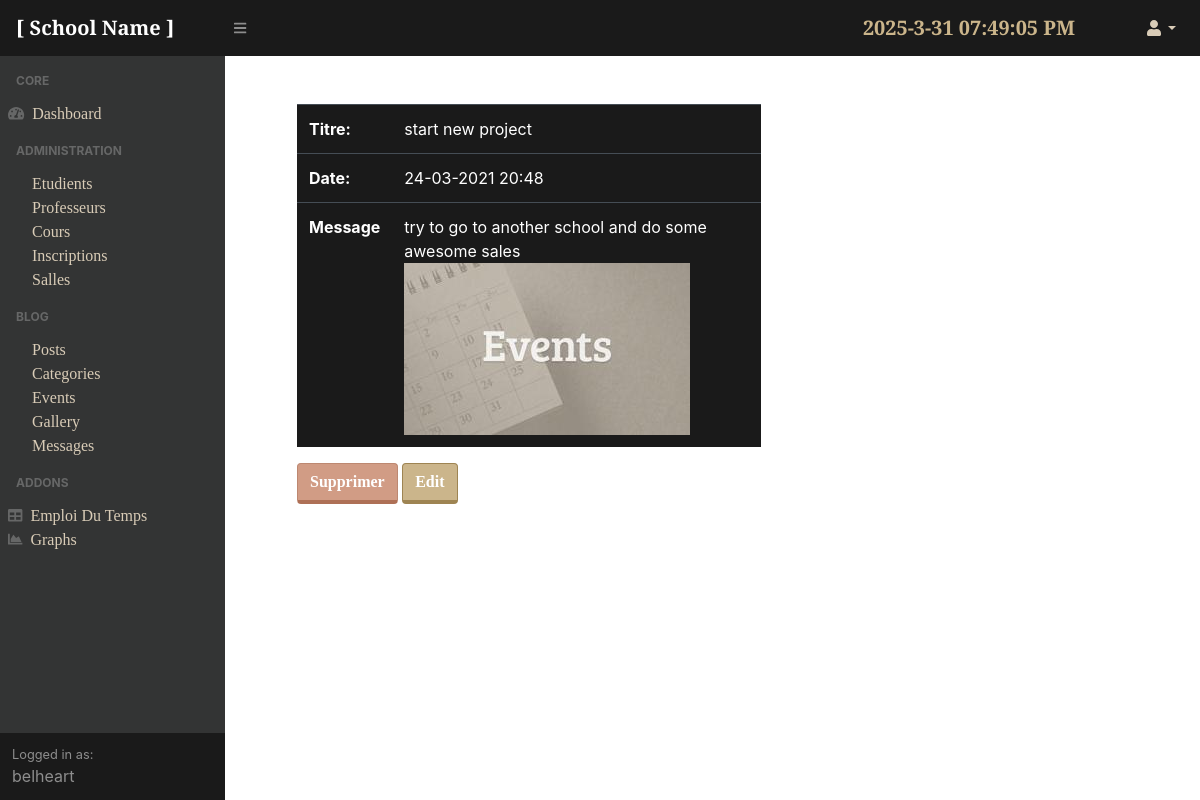
The page /adminpanel/events/5/details (signed in) on the database its author committed.
### school/models.py (models this page shows, shortened)
class Events(models.Model):
    title = models.CharField(max_length = 200)
    date = models.DateTimeField()
    content = models.TextField()
    photo = models.ImageField(default='default-events.jpg', upload_to='events_pics')

### adminpanel/views.py (the view)
# urls.py: path('events/<int:pk>/details', login_required(views.eventDetail), name="event-detail"),
def eventDetail(request, pk):
    ev = Events.objects.get(pk=pk)
    return render(request, 'adminpanel/event-detail.html', {'ev':ev})

### adminpanel/templates/adminpanel/event-detail.html (shortened to what this page needs)
{% extends 'adminpanel/base.html' %}
{% load static %}
{% block content %}
<div class="w-50 m-5">
<table class="table table-dark">
<tbody>
	<tr>
		<th scope="row" class="w-15">Titre:</th>
		<td>{{ev.title}}</td>
	</tr>
	<tr>
		<th scope="row" class="w-15"> Date:</th>
		<td> {{ev.date|date:"j-m-Y    H:i"}} </td>
	</tr>
		<th scope="row" class="w-15">Message</th>
		<td>{{ev.content}}     <br><img src="{{ev.photo.url}}"></td>
</tbody>
</table>
<a class="btn btn-outline-danger" href="#">Supprimer</a>
<a class="btn btn-outline-info" href="#">Edit</a>
</div>
{% endblock %}

### adminpanel/templates/adminpanel/base.html (shortened to what this page needs)
{%load static%}
<!DOCTYPE html>
<html lang="en">
    <head>
    <link href="{% static 'adminpanel/assets/css/styles.css'%}" rel="stylesheet" />
    <link href="https://cdn.datatables.net/1.10.20/css/dataTables.bootstrap4.min.css" rel="stylesheet" />
    </head>
    <body class="sb-nav-fixed">
        <nav class="sb-topnav navbar navbar-expand navbar-dark bg-dark">
            <a class="navbar-brand" href="{% url 'blog-home' %}">[ School Name ]</a>
            <button class="btn btn-link btn-sm order-1 order-lg-0" id="sidebarToggle" href="#"><i class="fas fa-bars"></i></button>
            <form class="d-none d-md-inline-block form-inline ml-auto mr-0 mr-md-3 my-2 my-md-0">
                <p id="MyClockDisplay"  class="navbar-brand mr-5 text-gold" onload="showTime()"></p>
            </form>
            <ul class="navbar-nav ml-auto ml-md-0">
                <li class="nav-item dropdown">
                    <a class="nav-link dropdown-toggle" id="userDropdown" href="#" role="button" data-toggle="dropdown" aria-haspopup="true" aria-expanded="false"><i class="fas fa-user fa-fw"></i></a>
                </li>
            </ul>
        </nav>
        <div id="layoutSidenav">
            <div id="layoutSidenav_nav">
                <nav class="sb-sidenav accordion sb-sidenav-dark" id="sidenavAccordion">
                    <div class="sb-sidenav-menu">
                        <div class="nav">
                            <div class="sb-sidenav-menu-heading">Core</div>
                            <a class="nav-link" href="{% url 'dashboard' %}">
                                <div class="sb-nav-link-icon"><i class="fas fa-tachometer-alt"></i></div>
                                Dashboard
                            </a>
                            <div class="sb-sidenav-menu-heading">Administration</div>
                            <div class="collapse show" id="collapseLayouts" aria-labelledby="headingOne" data-parent="#sidenavAccordion" style="">
                                <nav class="sb-sidenav-menu-nested nav">
                                    <a class="nav-link" href="{% url 'students' %}">Etudients</a>
                                    <a class="nav-link" href="{% url 'teachers' %}">Professeurs</a>
                                    <a class="nav-link" href="{% url 'courses' %}">Cours</a>
                                    <a class="nav-link" href="{% url 'inscriptions' %}">Inscriptions</a>
                                    <a class="nav-link" href="{% url 'salles' %}">Salles</a>
                                </nav>
                            </div>
                            <div class="sb-sidenav-menu-heading">Blog</div>
                            <div class="collapse show" id="collapseLayouts" aria-labelledby="headingOne" data-parent="#sidenavAccordion" style="">
                                <nav class="sb-sidenav-menu-nested nav">
                                    <a class="nav-link" href="{% url 'blog-posts' %}">Posts</a>
                                    <a class="nav-link" href="{% url 'categories' %}">Categories</a>
                                    <a class="nav-link" href="{% url 'events-admin' %}">Events</a>
                                    <a class="nav-link" href="{% url 'gallery' %}">Gallery</a>
                                    <a class="nav-link" href="{% url 'messages' %}">Messages</a>
                                </nav>
                            </div>
                            <div class="sb-sidenav-menu-heading">Addons</div>
                            <a class="nav-link" href="{% url 'schedule'%}">
                                <div class="sb-nav-link-icon"><i class="fas fa-table"></i></div>
                                Emploi Du Temps
                            </a>
                            <a class="nav-link" href="{% url 'charts'%}">
                                <div class="sb-nav-link-icon"><i class="fas fa-chart-area"></i></div>
                                Graphs
                            </a>
                        </div>
                    </div>
                    <div class="sb-sidenav-footer">
                        <div class="small">Logged in as:</div>
                        {{user.username}}
                    </div>
                </nav>
            </div>
        <div id='layoutSidenav_content'>
        <main>
        <div class="container-fluid">
            {% block content %}{% endblock %}
        </div>
        </main>
        </div>
    </body>
</html>

### rows shown on the page
Events: title "start new project", date "24-03-2021 20:48", content "try to go to another school and do some awesome sales", photo (placeholder picture)

### other values the page prints
{{ user.username }} "belheart"
